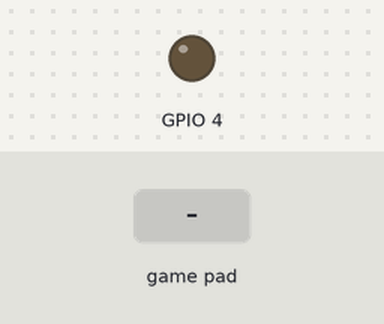
Bench run of a program on a simulated Raspberry Pi (BCM pin numbers). Shown: output pins drawn as LEDs (lit = HIGH). The inputs (shaded band) are chosen by the test bench. What the program prints to the terminal is not drawn.

Above: at 4.2 s.
4.3 s: game-controller BTN A pressed
At 4.7 s:
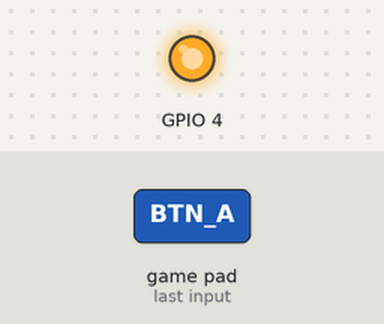
Timing chart, 0 to 7.3 s (numbered marks = the images above; inputs shaded):
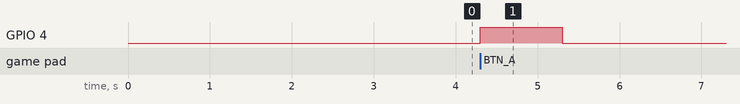

The program:

ledwii.py
```python
#Max Sayer (c) 2018

# An easy method to turn on an LED with a wiimote.
# Use any ground GPIO and GPIO pin 4 for output.
# Cwiid can be found here: https://github.com/abstrakraft/cwiid

import RPi.GPIO as GPIO
import cwiid
import time

GPIO.setmode(GPIO.BCM)
GPIO.setup(4,GPIO.OUT)
button_delay = 0.1


print 'Press 1 + 2'
time.sleep(1)
time1 = 0

try:
	wii=cwiid.Wiimote()
except RuntimeError:
	print "Remote failed to connect.."
	quit()

#wii.rumble = 1
time.sleep(1)
#wii.rumble = 0
wii.led = 4
print "Wii Remote connected..\n"
print "Press Home to disconnect..\n"
print "Welcome to LED testing..\n"
print "Press `A` to turn on an LED"

wii.rpt_mode = cwiid.RPT_BTN

def timeAdd():
	global time1
	time1+=1

while True:
 	global time1
	buttons = wii.state['buttons']

	if (buttons & cwiid.BTN_A):
  		GPIO.output(4,GPIO.HIGH)
		time.sleep(1)
		GPIO.output(4,GPIO.LOW)
		print 'A pressed'
		time1 = 0
  		time.sleep(button_delay)
 	elif (buttons & cwiid.BTN_HOME):
		wii.rumble = 1
		time.sleep(0.1)
		wii.rumble = 0
		print "Quitting"
		quit()
	elif (time1 > 1000000):
		print "No actions performed in  too long..\n"
		print "Quitting.."
		wii.rumble = 1
		quit()
	else:
		timeAdd()
#		print time1
# time1 is used as a basic timeout clock, if the clock gets too high, the user is inactive. this is only for testing.
```

Measured:
- after the input at 4.3 s, GPIO 4: LOW → HIGH at once, → LOW 1.0 s later
